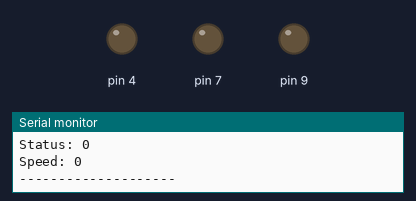
A program run on a simulated Arduino Nano, built with avr-gcc and run on an emulated ATmega328P. Parts: output pins drawn as LEDs (lit = HIGH), the last lines printed to the serial monitor.

Above: at 0.1 s.
At 6.1 s:
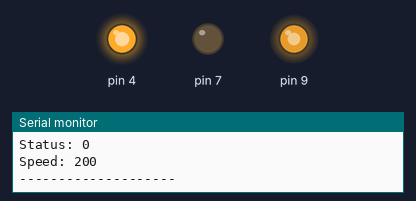
At 9.1 s:
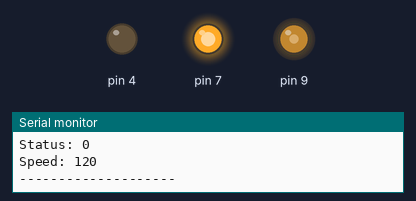
At 12.1 s:
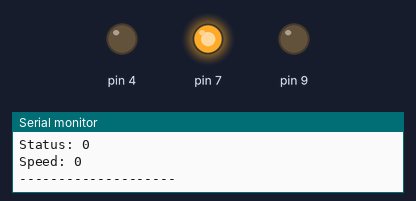
At 18.1 s:
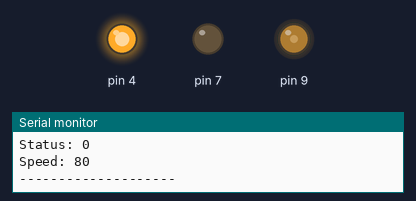
Timing chart, 0 to 22.5 s (numbered marks = the images above):
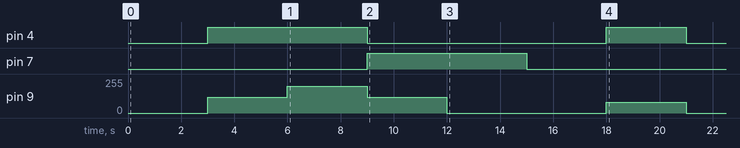

Measured:
- by itself, pin 4: LOW → HIGH at 3.0 s, → LOW 6.0 s later, → HIGH 9.0 s later, → LOW 3.0 s later
- by itself, pin 7: LOW → HIGH at 9.0 s, → LOW 6.0 s later
- by itself, pin 9: 0/255 → 120/255 at 3.0 s, → 200/255 3.0 s later, → 120/255 3.0 s later, → 0/255 3.0 s later, … (6 changes in this stretch)

The program:

main.cpp
```cpp
#include <Arduino.h>
#include "MotorDriver.h"

MotorDriverConfig motorDriverConfig = {
    4, // in1Pin
    7, // in2Pin
    9  // enaPin, PWM pin
};

MotorDriver motorDriver(motorDriverConfig);

uint32_t lastStepTime = 0;
const uint32_t stepInterval = 3000;

uint8_t testStep = 0;

void printMotorState()
{
  Serial.print("Step: ");
  Serial.println(testStep);

  Serial.print("Direction: ");
  Serial.println(static_cast<int>(motorDriver.getDirection()));

  Serial.print("Status: ");
  Serial.println(static_cast<int>(motorDriver.getStatus()));

  Serial.print("Speed: ");
  Serial.println(motorDriver.getSpeed());

  Serial.println("--------------------");
}

void setup()
{
  Serial.begin(9600);

  motorDriver.begin();

  lastStepTime = millis();

  Serial.println("Motor Driver Test Started");
  printMotorState();
}

void loop()
{
  if (millis() - lastStepTime >= stepInterval)
  {
    lastStepTime = millis();

    switch (testStep)
    {
    case 0:
      motorDriver.setForward();
      motorDriver.setSpeed(120);
      Serial.println("Forward, speed 120");
      break;

    case 1:
      motorDriver.setSpeed(200);
      Serial.println("Forward, speed 200");
      break;

    case 2:
      motorDriver.setBackward();
      motorDriver.setSpeed(120);
      Serial.println("Backward, speed 120");
      break;

    case 3:
      motorDriver.setSpeed(0);
      Serial.println("Speed 0, direction should stay Backward");
      break;

    case 4:
      motorDriver.stop();
      Serial.println("Stop, direction should become None");
      break;

    case 5:
      motorDriver.setForward();
      motorDriver.setSpeed(80);
      Serial.println("Forward, speed 80");
      break;

    case 6:
      motorDriver.stop();
      Serial.println("Test finished, motor stopped");
      break;

    default:
      return;
    }

    printMotorState();

    if (testStep < 6)
    {
      testStep++;
    }
    else
    {
      testStep = 7;
    }
  }
}
```
